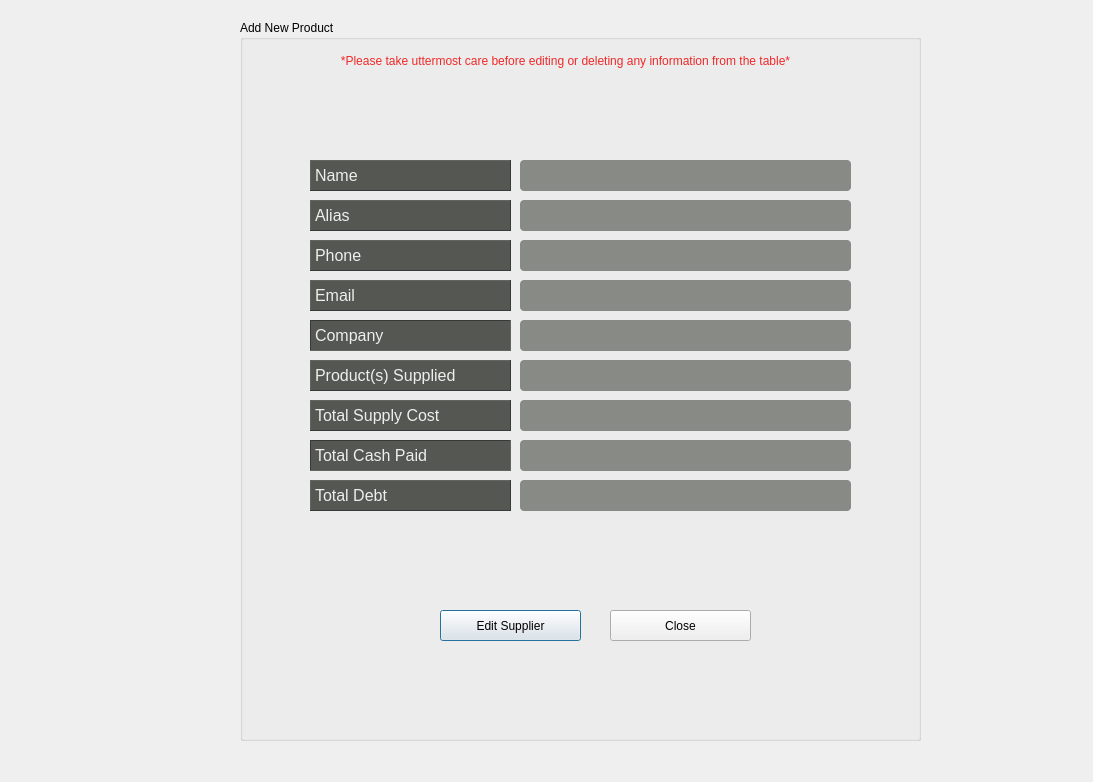
<?xml version="1.0" encoding="UTF-8"?>
<ui version="4.0">
 <class>ViewSupplier</class>
 <widget class="QDialog" name="ViewSupplier">
  <property name="geometry">
   <rect>
    <x>0</x>
    <y>0</y>
    <width>1093</width>
    <height>782</height>
   </rect>
  </property>
  <property name="windowTitle">
   <string>Dialog</string>
  </property>
  <widget class="QLabel" name="label_2">
   <property name="geometry">
    <rect>
     <x>80</x>
     <y>-10</y>
     <width>941</width>
     <height>781</height>
    </rect>
   </property>
   <property name="styleSheet">
    <string notr="true">border-image: url(:/resources/background/picklit.jpg);</string>
   </property>
   <property name="text">
    <string/>
   </property>
  </widget>
  <widget class="QGroupBox" name="groupBox">
   <property name="geometry">
    <rect>
     <x>240</x>
     <y>20</y>
     <width>681</width>
     <height>721</height>
    </rect>
   </property>
   <property name="title">
    <string>Add New Product</string>
   </property>
   <widget class="QLabel" name="lbl_first_name">
    <property name="geometry">
     <rect>
      <x>70</x>
      <y>180</y>
      <width>201</width>
      <height>31</height>
     </rect>
    </property>
    <property name="font">
     <font>
      <pointsize>12</pointsize>
     </font>
    </property>
    <property name="styleSheet">
     <string notr="true">background-color: rgb(85, 87, 83);
color: rgb(238, 238, 236);</string>
    </property>
    <property name="frameShape">
     <enum>QFrame::Panel</enum>
    </property>
    <property name="frameShadow">
     <enum>QFrame::Raised</enum>
    </property>
    <property name="text">
     <string>Alias</string>
    </property>
   </widget>
   <widget class="QLabel" name="lbl_other_names">
    <property name="geometry">
     <rect>
      <x>70</x>
      <y>300</y>
      <width>201</width>
      <height>31</height>
     </rect>
    </property>
    <property name="font">
     <font>
      <pointsize>12</pointsize>
     </font>
    </property>
    <property name="styleSheet">
     <string notr="true">background-color: rgb(85, 87, 83);
color: rgb(238, 238, 236);</string>
    </property>
    <property name="frameShape">
     <enum>QFrame::Panel</enum>
    </property>
    <property name="frameShadow">
     <enum>QFrame::Sunken</enum>
    </property>
    <property name="text">
     <string>Company</string>
    </property>
   </widget>
   <widget class="QLabel" name="lbl_email">
    <property name="geometry">
     <rect>
      <x>70</x>
      <y>220</y>
      <width>201</width>
      <height>31</height>
     </rect>
    </property>
    <property name="font">
     <font>
      <pointsize>12</pointsize>
     </font>
    </property>
    <property name="styleSheet">
     <string notr="true">background-color: rgb(85, 87, 83);
color: rgb(238, 238, 236);</string>
    </property>
    <property name="frameShape">
     <enum>QFrame::Panel</enum>
    </property>
    <property name="frameShadow">
     <enum>QFrame::Raised</enum>
    </property>
    <property name="text">
     <string>Phone</string>
    </property>
   </widget>
   <widget class="QLabel" name="lbl_date">
    <property name="geometry">
     <rect>
      <x>70</x>
      <y>140</y>
      <width>201</width>
      <height>31</height>
     </rect>
    </property>
    <property name="font">
     <font>
      <pointsize>12</pointsize>
     </font>
    </property>
    <property name="styleSheet">
     <string notr="true">background-color: rgb(85, 87, 83);
color: rgb(238, 238, 236);</string>
    </property>
    <property name="frameShape">
     <enum>QFrame::Panel</enum>
    </property>
    <property name="frameShadow">
     <enum>QFrame::Raised</enum>
    </property>
    <property name="text">
     <string>Name</string>
    </property>
   </widget>
   <widget class="QPushButton" name="btnEditSupplier">
    <property name="geometry">
     <rect>
      <x>200</x>
      <y>590</y>
      <width>141</width>
      <height>31</height>
     </rect>
    </property>
    <property name="text">
     <string>Edit Supplier</string>
    </property>
    <property name="icon">
     <iconset resource="resources.qrc">
      <normaloff>:/resources/icons/interface.png</normaloff>:/resources/icons/interface.png</iconset>
    </property>
    <property name="iconSize">
     <size>
      <width>24</width>
      <height>24</height>
     </size>
    </property>
   </widget>
   <widget class="QPushButton" name="btnClose">
    <property name="geometry">
     <rect>
      <x>370</x>
      <y>590</y>
      <width>141</width>
      <height>31</height>
     </rect>
    </property>
    <property name="text">
     <string>Close</string>
    </property>
    <property name="icon">
     <iconset resource="resources.qrc">
      <normaloff>:/resources/icons/signs (2).png</normaloff>:/resources/icons/signs (2).png</iconset>
    </property>
    <property name="iconSize">
     <size>
      <width>24</width>
      <height>24</height>
     </size>
    </property>
   </widget>
   <widget class="QLabel" name="label_11">
    <property name="geometry">
     <rect>
      <x>10</x>
      <y>30</y>
      <width>631</width>
      <height>21</height>
     </rect>
    </property>
    <property name="styleSheet">
     <string notr="true">font: 57 11pt &quot;Ubuntu&quot;;
color: rgb(239, 41, 41);
</string>
    </property>
    <property name="text">
     <string>*Please take uttermost care before editing or deleting any information from the table*</string>
    </property>
    <property name="alignment">
     <set>Qt::AlignCenter</set>
    </property>
   </widget>
   <widget class="QLabel" name="lbl_first_name_2">
    <property name="geometry">
     <rect>
      <x>70</x>
      <y>340</y>
      <width>201</width>
      <height>31</height>
     </rect>
    </property>
    <property name="font">
     <font>
      <pointsize>12</pointsize>
     </font>
    </property>
    <property name="styleSheet">
     <string notr="true">background-color: rgb(85, 87, 83);
color: rgb(238, 238, 236);</string>
    </property>
    <property name="frameShape">
     <enum>QFrame::Panel</enum>
    </property>
    <property name="frameShadow">
     <enum>QFrame::Raised</enum>
    </property>
    <property name="text">
     <string>Product(s) Supplied</string>
    </property>
   </widget>
   <widget class="QLabel" name="lbl_email_2">
    <property name="geometry">
     <rect>
      <x>70</x>
      <y>260</y>
      <width>201</width>
      <height>31</height>
     </rect>
    </property>
    <property name="font">
     <font>
      <pointsize>12</pointsize>
     </font>
    </property>
    <property name="styleSheet">
     <string notr="true">background-color: rgb(85, 87, 83);
color: rgb(238, 238, 236);</string>
    </property>
    <property name="frameShape">
     <enum>QFrame::Panel</enum>
    </property>
    <property name="frameShadow">
     <enum>QFrame::Raised</enum>
    </property>
    <property name="text">
     <string>Email</string>
    </property>
   </widget>
   <widget class="QLabel" name="lblProducts">
    <property name="geometry">
     <rect>
      <x>280</x>
      <y>340</y>
      <width>331</width>
      <height>31</height>
     </rect>
    </property>
    <property name="font">
     <font>
      <pointsize>12</pointsize>
     </font>
    </property>
    <property name="styleSheet">
     <string notr="true">border-radius: 4px;
background-color: rgb(136, 138, 133);</string>
    </property>
    <property name="frameShape">
     <enum>QFrame::Panel</enum>
    </property>
    <property name="frameShadow">
     <enum>QFrame::Raised</enum>
    </property>
    <property name="text">
     <string/>
    </property>
   </widget>
   <widget class="QLabel" name="lblCompany">
    <property name="geometry">
     <rect>
      <x>280</x>
      <y>300</y>
      <width>331</width>
      <height>31</height>
     </rect>
    </property>
    <property name="font">
     <font>
      <pointsize>12</pointsize>
     </font>
    </property>
    <property name="styleSheet">
     <string notr="true">border-radius: 4px;
background-color: rgb(136, 138, 133);</string>
    </property>
    <property name="frameShape">
     <enum>QFrame::Panel</enum>
    </property>
    <property name="frameShadow">
     <enum>QFrame::Raised</enum>
    </property>
    <property name="text">
     <string/>
    </property>
   </widget>
   <widget class="QLabel" name="lblEmail">
    <property name="geometry">
     <rect>
      <x>280</x>
      <y>260</y>
      <width>331</width>
      <height>31</height>
     </rect>
    </property>
    <property name="font">
     <font>
      <pointsize>12</pointsize>
     </font>
    </property>
    <property name="styleSheet">
     <string notr="true">border-radius: 4px;
background-color: rgb(136, 138, 133);</string>
    </property>
    <property name="frameShape">
     <enum>QFrame::Panel</enum>
    </property>
    <property name="frameShadow">
     <enum>QFrame::Raised</enum>
    </property>
    <property name="text">
     <string/>
    </property>
   </widget>
   <widget class="QLabel" name="lblPhone">
    <property name="geometry">
     <rect>
      <x>280</x>
      <y>220</y>
      <width>331</width>
      <height>31</height>
     </rect>
    </property>
    <property name="font">
     <font>
      <pointsize>12</pointsize>
     </font>
    </property>
    <property name="styleSheet">
     <string notr="true">border-radius: 4px;
background-color: rgb(136, 138, 133);</string>
    </property>
    <property name="frameShape">
     <enum>QFrame::Panel</enum>
    </property>
    <property name="frameShadow">
     <enum>QFrame::Raised</enum>
    </property>
    <property name="text">
     <string/>
    </property>
   </widget>
   <widget class="QLabel" name="lblAlias">
    <property name="geometry">
     <rect>
      <x>280</x>
      <y>180</y>
      <width>331</width>
      <height>31</height>
     </rect>
    </property>
    <property name="font">
     <font>
      <pointsize>12</pointsize>
     </font>
    </property>
    <property name="styleSheet">
     <string notr="true">border-radius: 4px;
background-color: rgb(136, 138, 133);</string>
    </property>
    <property name="frameShape">
     <enum>QFrame::Panel</enum>
    </property>
    <property name="frameShadow">
     <enum>QFrame::Raised</enum>
    </property>
    <property name="text">
     <string/>
    </property>
   </widget>
   <widget class="QLabel" name="lblName">
    <property name="geometry">
     <rect>
      <x>280</x>
      <y>140</y>
      <width>331</width>
      <height>31</height>
     </rect>
    </property>
    <property name="font">
     <font>
      <pointsize>12</pointsize>
     </font>
    </property>
    <property name="styleSheet">
     <string notr="true">border-radius: 4px;
background-color: rgb(136, 138, 133);</string>
    </property>
    <property name="frameShape">
     <enum>QFrame::Panel</enum>
    </property>
    <property name="frameShadow">
     <enum>QFrame::Raised</enum>
    </property>
    <property name="text">
     <string/>
    </property>
   </widget>
   <widget class="QLabel" name="lbl_other_names_2">
    <property name="geometry">
     <rect>
      <x>70</x>
      <y>420</y>
      <width>201</width>
      <height>31</height>
     </rect>
    </property>
    <property name="font">
     <font>
      <pointsize>12</pointsize>
     </font>
    </property>
    <property name="styleSheet">
     <string notr="true">background-color: rgb(85, 87, 83);
color: rgb(238, 238, 236);</string>
    </property>
    <property name="frameShape">
     <enum>QFrame::Panel</enum>
    </property>
    <property name="frameShadow">
     <enum>QFrame::Sunken</enum>
    </property>
    <property name="text">
     <string>Total Cash Paid</string>
    </property>
   </widget>
   <widget class="QLabel" name="lbl_first_name_3">
    <property name="geometry">
     <rect>
      <x>70</x>
      <y>460</y>
      <width>201</width>
      <height>31</height>
     </rect>
    </property>
    <property name="font">
     <font>
      <pointsize>12</pointsize>
     </font>
    </property>
    <property name="styleSheet">
     <string notr="true">background-color: rgb(85, 87, 83);
color: rgb(238, 238, 236);</string>
    </property>
    <property name="frameShape">
     <enum>QFrame::Panel</enum>
    </property>
    <property name="frameShadow">
     <enum>QFrame::Raised</enum>
    </property>
    <property name="text">
     <string>Total Debt</string>
    </property>
   </widget>
   <widget class="QLabel" name="lbl_email_3">
    <property name="geometry">
     <rect>
      <x>70</x>
      <y>380</y>
      <width>201</width>
      <height>31</height>
     </rect>
    </property>
    <property name="font">
     <font>
      <pointsize>12</pointsize>
     </font>
    </property>
    <property name="styleSheet">
     <string notr="true">background-color: rgb(85, 87, 83);
color: rgb(238, 238, 236);</string>
    </property>
    <property name="frameShape">
     <enum>QFrame::Panel</enum>
    </property>
    <property name="frameShadow">
     <enum>QFrame::Raised</enum>
    </property>
    <property name="text">
     <string>Total Supply Cost</string>
    </property>
   </widget>
   <widget class="QLabel" name="lblDebtOwed">
    <property name="geometry">
     <rect>
      <x>280</x>
      <y>460</y>
      <width>331</width>
      <height>31</height>
     </rect>
    </property>
    <property name="font">
     <font>
      <pointsize>12</pointsize>
     </font>
    </property>
    <property name="styleSheet">
     <string notr="true">border-radius: 4px;
background-color: rgb(136, 138, 133);</string>
    </property>
    <property name="frameShape">
     <enum>QFrame::Panel</enum>
    </property>
    <property name="frameShadow">
     <enum>QFrame::Raised</enum>
    </property>
    <property name="text">
     <string/>
    </property>
   </widget>
   <widget class="QLabel" name="lblTotalSupply">
    <property name="geometry">
     <rect>
      <x>280</x>
      <y>380</y>
      <width>331</width>
      <height>31</height>
     </rect>
    </property>
    <property name="font">
     <font>
      <pointsize>12</pointsize>
     </font>
    </property>
    <property name="styleSheet">
     <string notr="true">border-radius: 4px;
background-color: rgb(136, 138, 133);</string>
    </property>
    <property name="frameShape">
     <enum>QFrame::Panel</enum>
    </property>
    <property name="frameShadow">
     <enum>QFrame::Raised</enum>
    </property>
    <property name="text">
     <string/>
    </property>
   </widget>
   <widget class="QLabel" name="lblTotalCashPaid">
    <property name="geometry">
     <rect>
      <x>280</x>
      <y>420</y>
      <width>331</width>
      <height>31</height>
     </rect>
    </property>
    <property name="font">
     <font>
      <pointsize>12</pointsize>
     </font>
    </property>
    <property name="styleSheet">
     <string notr="true">border-radius: 4px;
background-color: rgb(136, 138, 133);</string>
    </property>
    <property name="frameShape">
     <enum>QFrame::Panel</enum>
    </property>
    <property name="frameShadow">
     <enum>QFrame::Raised</enum>
    </property>
    <property name="text">
     <string/>
    </property>
   </widget>
  </widget>
  <widget class="QLabel" name="label">
   <property name="geometry">
    <rect>
     <x>110</x>
     <y>20</y>
     <width>101</width>
     <height>101</height>
    </rect>
   </property>
   <property name="styleSheet">
    <string notr="true">border-image: url(:/resources/icons/Logo2.png);</string>
   </property>
   <property name="text">
    <string/>
   </property>
  </widget>
 </widget>
 <resources>
  <include location="resources.qrc"/>
 </resources>
 <connections/>
</ui>
